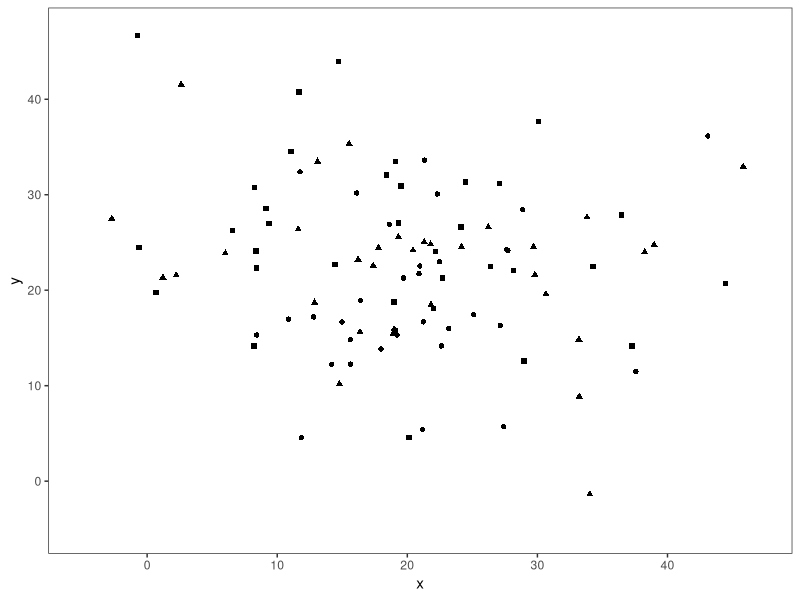
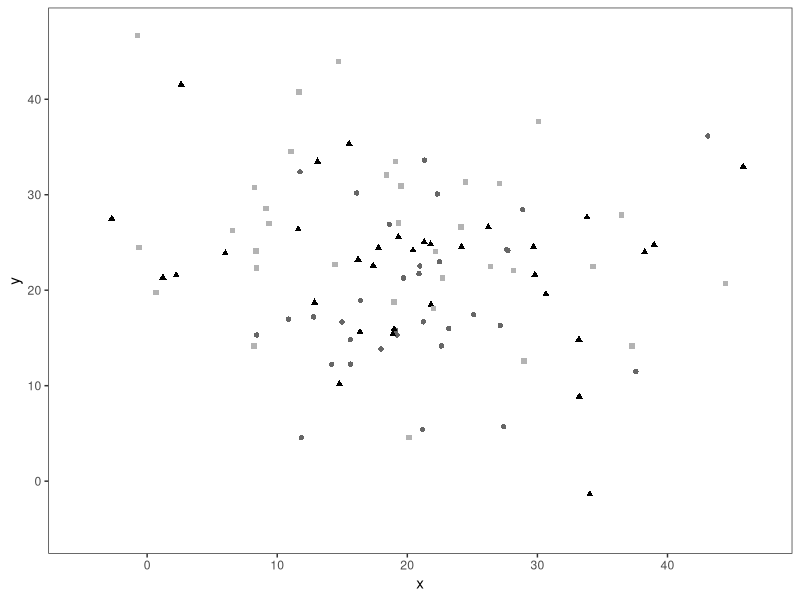

Recreate these plots in R, in order. (Note: this script raises an error after producing the figures.)
library(ggplot2)
library(gridExtra)

this_base <- "fig03-03_color-hue-saturation-and-density"

set.seed(100)

my_data <- data.frame(x = rnorm(100, mean = 20, sd = 10),
                      y = c(rnorm(50, mean = 20, sd = 10), 
                            rnorm(50, mean = 25, sd = 10)),
                      country = rep(c("England", "France", "Italy"), c(33, 33, 34)))

p1 <- ggplot(my_data, aes(x = x, y = y, group = country)) +
  geom_point(aes(shape = country), show_guide = FALSE) +
  scale_x_continuous(breaks = seq(0, 40, 10), limits = c(-5, 47)) +
  scale_y_continuous(breaks = seq(0, 40, 10), limits = c(-5, 47)) + 
  theme_bw() +
  theme(panel.grid.major = element_blank(),
        panel.grid.minor = element_blank())

p1

p2 <- ggplot(my_data, aes(x = x, y = y, group = country)) +
  geom_point(aes(shape = country, colour = country), show_guide = FALSE) +
  scale_colour_manual(values = c("grey40", "black", "grey70")) +
  scale_x_continuous(breaks = seq(0, 40, 10), limits = c(-5, 47)) +
  scale_y_continuous(breaks = seq(0, 40, 10), limits = c(-5, 47)) + 
  theme_bw() +
  theme(panel.grid.major = element_blank(),
        panel.grid.minor = element_blank())

p2

# arrange plots together 
p3 <- arrangeGrob(p1, p2, nrow = 2,
                  main = textGrob("Fig 3.3 Color, Hue, Saturation, and Density", 
                                  just = "top", vjust = 0.75, 
                                  gp = gpar(fontsize = 14, lineheight = 1, 
                                            fontface = "bold")))

p3

ggsave(paste0(this_base, ".png"), p3, width = 4, height = 6)

## note: my_data is simulated replace original
